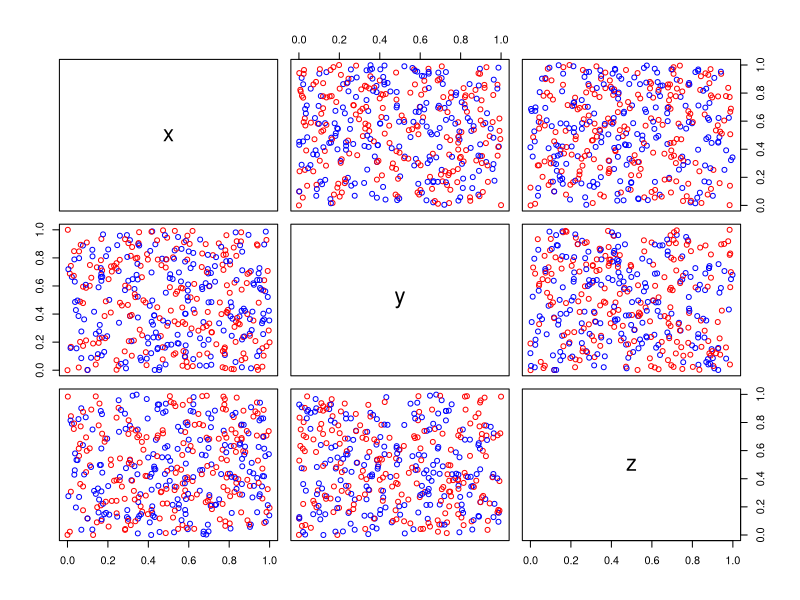
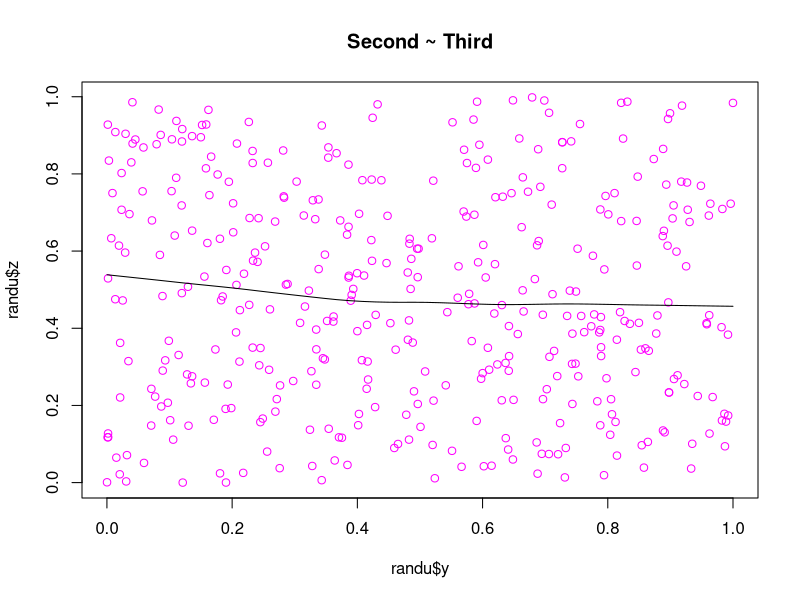
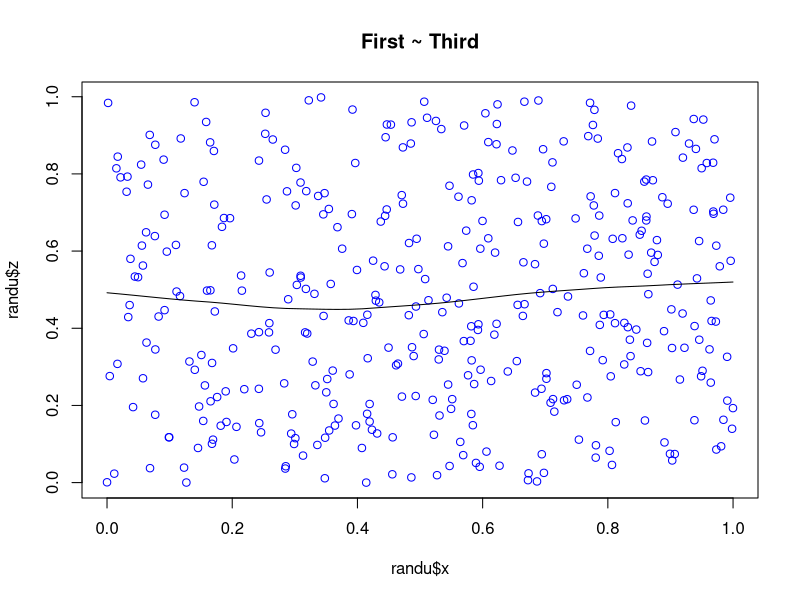
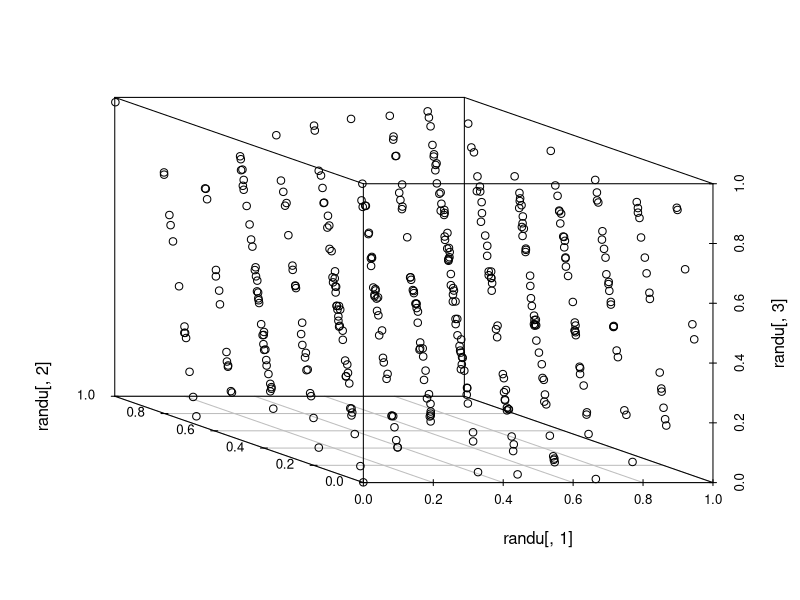
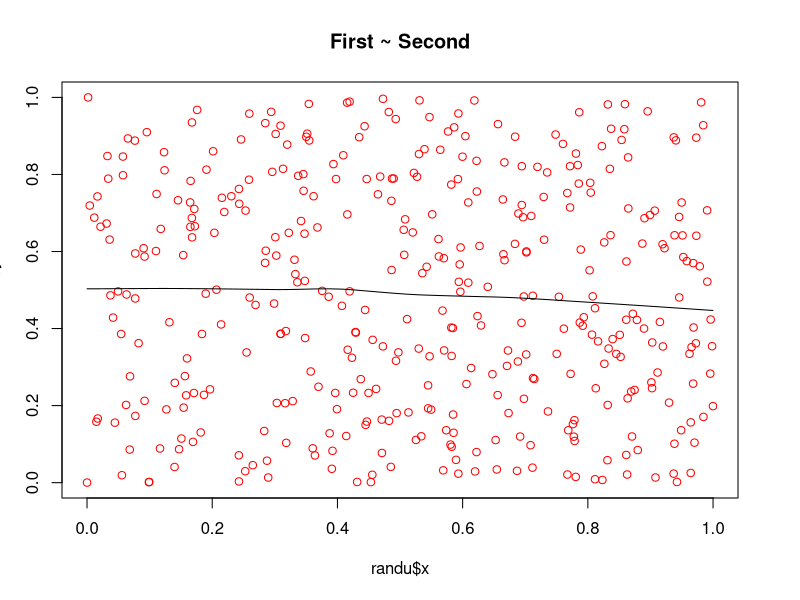
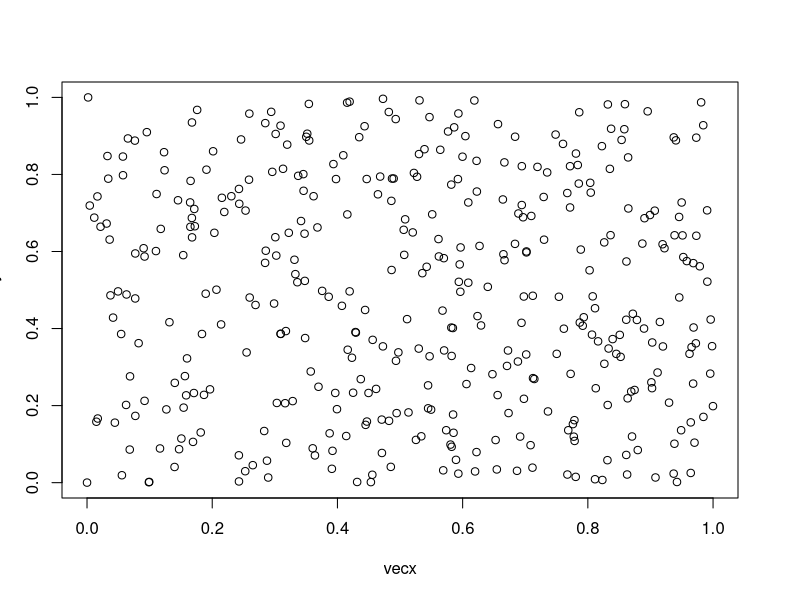

Write R code to recreate these figures, in order.
vec <- randu

vecx <- vec[,1]
vecy <- vec[,2]
vecz <- vec[,3]
plot(randu,col=c("red","blue"))
scatter.smooth(x=randu$y, y=randu$z, main="Second ~ Third",col="magenta")
scatter.smooth(x=randu$x, y=randu$z, main="First ~ Third",col="blue")

cor(vecy,vecz)
cor(vecx,vecz)
cor(vec)

scatterplot3d::scatterplot3d(randu[,1], randu[,2], randu[,3],angle=154)

#variabila raspuns e y iar cea predictor e x
#datele sunt imprastiate uniform, corelatia este foarte mica
#y = x * (-0,05431) + 0,50143
#ca modelul sa fie valid p-value trebuie sa fie mai mic decat 0,05. 
#R^2 >0,7 => X
#coeficientul lui x este nesemnificativ din punct de vedere statistic(folosind testul t)
cor(vecx,vecy)
scatter.smooth(x=randu$x, y=randu$y, main="First ~ Second",col=c("red"))
plot(vecx,vecy)
trainingRowIndex <- sample(1:nrow(randu), 0.8 *nrow(randu))
trainingData <- randu[trainingRowIndex,]
testData <- randu[-trainingRowIndex,]
linearMod = lm(y ~ x, trainingData)
predictions <- predict(linearMod, testData)
actual_pred <- data.frame(cbind(actualsY = testData$y,predictedY = predictions))
correlation_accuracy <- cor(actual_pred)
summary(linearMod)


#variabila raspuns e z iar cele predictor sunt x si y
#conform testelor din summary, modelul nu este valid
cor(vec)
linearModMultipla <- lm(z~y+x,trainingData)
predictionsMultipla <- predict(linearModMultipla, testData)
actual_pred_Multipla <- data.frame(cbind(actualZ = testData$z, predictedZ = predictionsMultipla))
correlation_accuracyMultipla <- cor(actual_pred_Multipla)
summary(linearModMultipla)
#z = x*0,06989+y*(-0.06493) + 0,47261
